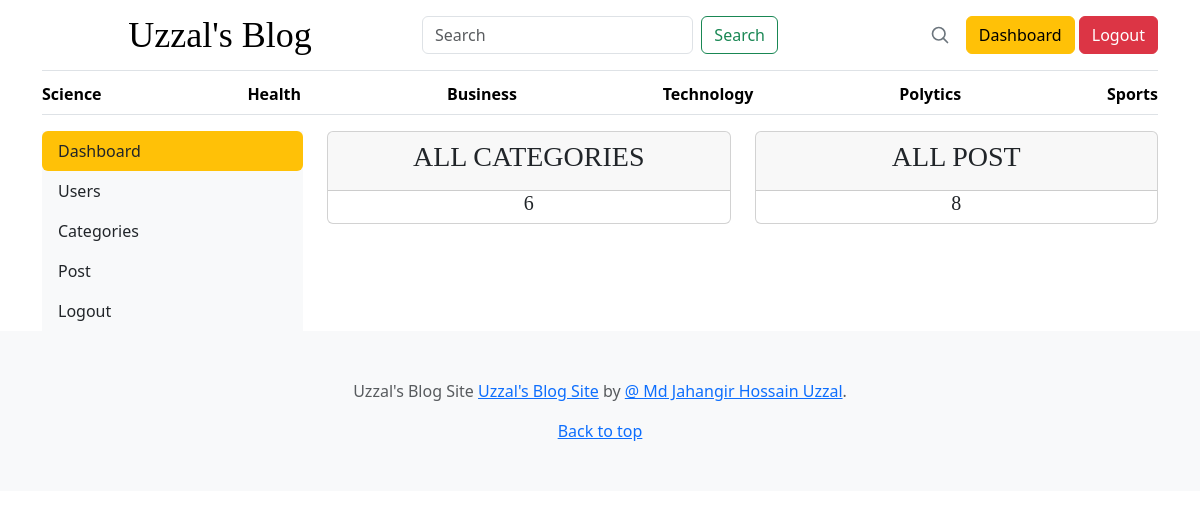
The page /dashboard/ (signed in) on the database its author committed.
### blogs/models.py (models this page shows, shortened)
class Category(models.Model):
    category_name = models.CharField(max_length=50,unique=True)
    created_at = models.DateTimeField(auto_now_add=True)
    updated_at = models.DateTimeField(auto_now=True)
    class Meta:
        verbose_name_plural = 'Categories'

### dashboards/views.py (the view)
# urls.py: path('dashboard/', include('dashboards.urls'))
@login_required(login_url='login')
def dashboard(request):
    category_counts = Category.objects.all().count()
    blogs_counts = Blogs.objects.all().count()
    context = {
        'category_counts': category_counts,
        'blogs_counts': blogs_counts
    }
    return render(request, 'dashboard/dashboard.html',context)

### blogs/context_processors.py (called while the page is built)
def get_categories(request):
    categories = Category.objects.all()
    return dict(categories = categories)

### templates/dashboard/dashboard.html (shortened to what this page needs)
{% extends '../base/base.html' %}
{% block content %}
    <div class="container">
        <div class="row">
        {% include "./leftsidebar.html" %}
            <div class="col-md-9">
                <div class="row">
                    <div class="col">
                        <div class="card border-default mb-3">
                            <div class="card-header text-center text-uppercase font-weight-bold">
                                <h3 class="text-dark">All Categories</h3>
                            </div>
                            <div class="car-body text-dark">
                                <h5 class="card-title text-center">{{category_counts}}</h5>
                            </div>
                        </div>
                    </div>
                    <div class="col">
                        <div class="card border-default mb-3">
                            <div class="card-header text-center text-uppercase font-weight-bold">
                                <h3 class="text-dark">All Post</h3>
                            </div>
                            <div class="car-body text-dark">
                                <h5 class="card-title text-center">{{blogs_counts}}</h5>
                            </div>
                        </div>
                    </div>
                </div>
            </div>
        </div>
    </div>
{% endblock %}

### templates/base/header.html (shortened to what this page needs)
{% load static %}
<!doctype html>
<html lang="en" data-bs-theme="auto">
  <head><script src="../assets/js/color-modes.js"></script>
    <link rel="stylesheet" href="https://cdnjs.cloudflare.com/ajax/libs/font-awesome/4.7.0/css/font-awesome.min.css">
    <link rel="stylesheet" href="https://cdn.jsdelivr.net/npm/@docsearch/css@3">
<link href="{% static '/assets/dist/css/bootstrap.min.css' %}" rel="stylesheet">
<link rel="stylesheet" href="{% static 'css/styles.css' %}">
    <link href="{% static 'css/blog.css' %}" rel="stylesheet">
  </head>
  <body>
<div class="container">
  <header class="border-bottom lh-1 py-3">
    <div class="row flex-nowrap justify-content-between align-items-center">
      <div class="col-4 text-center">
        <a class="blog-header-logo text-body-emphasis text-decoration-none" href="{% url 'home' %}">Uzzal's Blog</a>
      </div>
      <div class="div col-4">
        <form class="form-inline d-flex" action="{% url 'search' %}" method ="GET">
          <input class="form-control me-2" type="search" placeholder="Search" aria-label="Search" name="keyword">
          <button class="btn btn-outline-success" type="submit">Search</button>
      </form>
      </div>
      <div class="col-4 d-flex justify-content-end align-items-center">
        <a class="link-secondary" href="#" aria-label="Search">
          <svg xmlns="http://www.w3.org/2000/svg" width="20" height="20" fill="none" stroke="currentColor" stroke-linecap="round" stroke-linejoin="round" stroke-width="2" class="mx-3" role="img" viewBox="0 0 24 24"><title>Search</title><circle cx="10.5" cy="10.5" r="7.5"/><path d="M21 21l-5.2-5.2"/></svg>
        </a>
        <div>
          {% if not user.is_authenticated %}
        <a class="btn btn-sm btn-outline-primary btn-success text-light " href="{% url 'login' %}">Login</a>
        <a class="btn btn-sm btn-outline-secondary btn-warning text-light" href="{% url 'register' %}">Sign up</a>
        {% else %}
        <span><a href="{% url 'dashboard' %}" class="btn btn-warning">Dashboard</a></span>
        <span><a href="{% url 'logout' %}"class="btn btn-danger">Logout</a></span>
        {% endif %}
      </div>
      </div>
    </div>
  </header>
  <div class="nav-scroller py-1 mb-3 border-bottom">
    <nav class="nav nav-underline justify-content-between">
      {% for cat in categories %}
      <a class="nav-item nav-link link-body-emphasis active" href="{% url 'posts_by_category' cat.id %}">{{ cat.category_name }}</a>
      {% endfor %}
    </nav>
  </div>
</div>

### static/css/styles.css (style rules this page uses)
.nav-scroller { position: relative; z-index: 2; height: 2.75rem; overflow-y: hidden; }
.nav-scroller .nav { display: flex; flex-wrap: nowrap; padding-bottom: 1rem; margin-top: -1px; overflow-x: auto; text-align: center; white-space: nowrap; -webkit-overflow-scrolling: touch; }

### static/css/blog.css (style rules this page uses)
.blog-header-logo { font-family: "Playfair Display", Georgia, "Times New Roman", serif; font-size: 2.25rem; }
h1, h2, h3, h4, h5, h6 { font-family: "Playfair Display", Georgia, "Times New Roman", serif; }

### rows shown on the page
Category: category_name "Science"
Category: category_name "Health"
Category: category_name "Business"
Category: category_name "Technology"
Category: category_name "Polytics"
Category: category_name "Sports"

### other values the page prints
{{ category_counts }} "6"
{{ blogs_counts }} "8"
